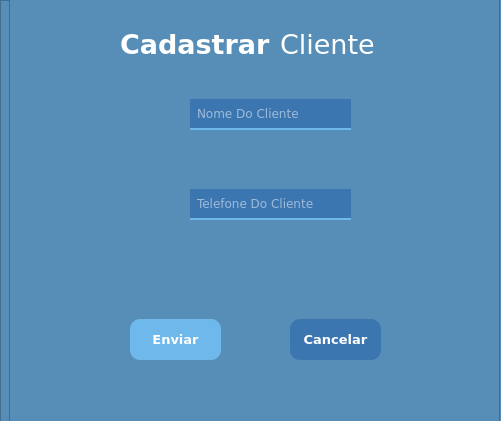
          <widget class="QFrame" name="frame_10">
           <property name="geometry">
            <rect>
             <x>0</x>
             <y>0</y>
             <width>501</width>
             <height>421</height>
            </rect>
           </property>
           <property name="frameShape">
            <enum>QFrame::StyledPanel</enum>
           </property>
           <property name="frameShadow">
            <enum>QFrame::Raised</enum>
           </property>
           <widget class="QLabel" name="label_10">
            <property name="geometry">
             <rect>
              <x>30</x>
              <y>30</y>
              <width>47</width>
              <height>13</height>
             </rect>
            </property>
            <property name="text">
             <string>Vendas</string>
            </property>
           </widget>
           <widget class="QFrame" name="frame_11">
            <property name="geometry">
             <rect>
              <x>0</x>
              <y>0</y>
              <width>501</width>
              <height>511</height>
             </rect>
            </property>
            <property name="styleSheet">
             <string notr="true">background-color: rgb(87, 142, 184);</string>
            </property>
            <property name="frameShape">
             <enum>QFrame::StyledPanel</enum>
            </property>
            <property name="frameShadow">
             <enum>QFrame::Raised</enum>
            </property>
            <widget class="QFrame" name="frame_14">
             <property name="geometry">
              <rect>
               <x>10</x>
               <y>-1</y>
               <width>500</width>
               <height>1001</height>
              </rect>
             </property>
             <property name="frameShape">
              <enum>QFrame::StyledPanel</enum>
             </property>
             <property name="frameShadow">
              <enum>QFrame::Raised</enum>
             </property>
             <widget class="QLineEdit" name="lineEdit_2">
              <property name="geometry">
               <rect>
                <x>100</x>
                <y>100</y>
                <width>141</width>
                <height>31</height>
               </rect>
              </property>
              <property name="font">
               <font>
                <family>Verdana</family>
               </font>
              </property>
              <property name="styleSheet">
               <string notr="true">QLineEdit{background-color: rgb(255, 255, 255);
padding-left:5px;
border-top: none;
border-left: none;
border-right: none;
border-bottom: 2px solid rgb(110, 184, 236);
background-color: rgb(59, 118, 177);
	color: rgb(255, 255, 255);

}

QLineEdit:focus{
	border: 2px solid rgb(110, 184, 236);
}
QLineEdit:Hover{
	border: 2px solid rgb(110, 184, 236);
}</string>
              </property>
              <property name="placeholderText">
               <string>Nome Do Produto</string>
              </property>
             </widget>
             <widget class="QLineEdit" name="lineEdit_5">
              <property name="geometry">
               <rect>
                <x>280</x>
                <y>100</y>
                <width>151</width>
                <height>31</height>
               </rect>
              </property>
              <property name="font">
               <font>
                <family>Verdana</family>
               </font>
              </property>
              <property name="styleSheet">
               <string notr="true">QLineEdit{background-color: rgb(255, 255, 255);
padding-left:5px;
border-top: none;
border-left: none;
border-right: none;
border-bottom: 2px solid rgb(110, 184, 236);
background-color: rgb(59, 118, 177);
	color: rgb(255, 255, 255);

}

QLineEdit:focus{
	border: 2px solid rgb(110, 184, 236);
}
QLineEdit:Hover{
	border: 2px solid rgb(110, 184, 236);
}</string>
              </property>
              <property name="placeholderText">
               <string>Preço</string>
              </property>
             </widget>
             <widget class="QSpinBox" name="spinBox">
              <property name="geometry">
               <rect>
                <x>290</x>
                <y>220</y>
                <width>141</width>
                <height>31</height>
               </rect>
              </property>
              <property name="styleSheet">
               <string notr="true">background-color: rgb(87, 142, 184);
color: rgb(255, 255, 255);
border: 2px solid rgb(110, 184, 236);</string>
              </property>
              <property name="wrapping">
               <bool>false</bool>
              </property>
              <property name="buttonSymbols">
               <enum>QAbstractSpinBox::UpDownArrows</enum>
              </property>
              <property name="showGroupSeparator" stdset="0">
               <bool>false</bool>
              </property>
              <property name="maximum">
               <number>1000000000</number>
              </property>
             </widget>
             <widget class="QLabel" name="label_14">
              <property name="geometry">
               <rect>
                <x>290</x>
                <y>210</y>
                <width>41</width>
                <height>16</height>
               </rect>
              </property>
              <property name="font">
               <font>
                <family>Verdana</family>
               </font>
              </property>
              <property name="styleSheet">
               <string notr="true">color: rgb(255, 255, 255);</string>
              </property>
              <property name="text">
               <string>Quant.</string>
              </property>
             </widget>
             <widget class="QPushButton" name="pushButton_20">
              <property name="geometry">
               <rect>
                <x>130</x>
                <y>360</y>
                <width>91</width>
                <height>41</height>
               </rect>
              </property>
              <property name="font">
               <font>
                <family>Verdana</family>
                <pointsize>10</pointsize>
                <weight>75</weight>
                <bold>true</bold>
               </font>
              </property>
              <property name="cursor">
               <cursorShape>PointingHandCursor</cursorShape>
              </property>
              <property name="styleSheet">
               <string notr="true">QPushButton{
	background-color: rgb(110, 184, 236);
	border: none;
	border-radius: 10px;
	color: White;
}

QPushButton:hover{
		
	background-color: rgb(59, 118, 177);
}</string>
              </property>
              <property name="text">
               <string>Enviar</string>
              </property>
             </widget>
             <widget class="QPushButton" name="pushButton_23">
              <property name="geometry">
               <rect>
                <x>290</x>
                <y>360</y>
                <width>91</width>
                <height>41</height>
               </rect>
              </property>
              <property name="font">
               <font>
                <family>Verdana</family>
                <pointsize>10</pointsize>
                <weight>75</weight>
                <bold>true</bold>
               </font>
              </property>
              <property name="cursor">
               <cursorShape>PointingHandCursor</cursorShape>
              </property>
              <property name="styleSheet">
               <string notr="true">QPushButton{
background-color: rgb(59, 118, 177);
border: none;
border-radius: 10px;
color: white;
}
QPushButton:hover{
	background-color: rgb(110, 184, 236);
}</string>
              </property>
              <property name="text">
               <string>Cancelar</string>
              </property>
             </widget>
             <widget class="QPushButton" name="pushButton_24">
              <property name="geometry">
               <rect>
                <x>20</x>
                <y>40</y>
                <width>31</width>
                <height>23</height>
               </rect>
              </property>
              <property name="cursor">
               <cursorShape>PointingHandCursor</cursorShape>
              </property>
              <property name="styleSheet">
               <string notr="true">border:none;</string>
              </property>
              <property name="text">
               <string/>
              </property>
              <property name="icon">
               <iconset>
                <normaloff>:/newPrefix/de-volta (1).png</normaloff>:/newPrefix/de-volta (1).png</iconset>
              </property>
              <property name="iconSize">
               <size>
                <width>24</width>
                <height>24</height>
               </size>
              </property>
             </widget>
             <widget class="QLabel" name="label_15">
              <property name="geometry">
               <rect>
                <x>120</x>
                <y>30</y>
                <width>151</width>
                <height>31</height>
               </rect>
              </property>
              <property name="font">
               <font>
                <family>Verdana</family>
                <pointsize>20</pointsize>
                <weight>75</weight>
                <bold>true</bold>
               </font>
              </property>
              <property name="styleSheet">
               <string notr="true">color: rgb(255, 255, 255);</string>
              </property>
              <property name="text">
               <string>Cadastrar</string>
              </property>
             </widget>
             <widget class="QLabel" name="label_16">
              <property name="geometry">
               <rect>
                <x>280</x>
                <y>30</y>
                <width>111</width>
                <height>31</height>
               </rect>
              </property>
              <property name="font">
               <font>
                <family>Verdana</family>
                <pointsize>20</pointsize>
               </font>
              </property>
              <property name="styleSheet">
               <string notr="true">color: rgb(255, 255, 255);</string>
              </property>
              <property name="text">
               <string>Produto</string>
              </property>
             </widget>
             <widget class="QComboBox" name="comboBox">
              <property name="geometry">
               <rect>
                <x>290</x>
                <y>270</y>
                <width>141</width>
                <height>31</height>
               </rect>
              </property>
              <property name="styleSheet">
               <string notr="true">background-color: rgb(87, 142, 184);
color: rgb(255, 255, 255);
border: 2px solid rgb(110, 184, 236);
padding-left:5px;</string>
              </property>
              <item>
               <property name="text">
                <string>Bebida</string>
               </property>
              </item>
              <item>
               <property name="text">
                <string>Comida</string>
               </property>
              </item>
             </widget>
             <widget class="QLabel" name="label_17">
              <property name="geometry">
               <rect>
                <x>290</x>
                <y>260</y>
                <width>51</width>
                <height>16</height>
               </rect>
              </property>
              <property name="styleSheet">
               <string notr="true">color: rgb(255, 255, 255);</string>
              </property>
              <property name="text">
               <string>Categoria</string>
              </property>
             </widget>
             <widget class="QLineEdit" name="lineEdit_6">
              <property name="geometry">
               <rect>
                <x>100</x>
                <y>180</y>
                <width>141</width>
                <height>31</height>
               </rect>
              </property>
              <property name="font">
               <font>
                <family>Verdana</family>
               </font>
              </property>
              <property name="styleSheet">
               <string notr="true">QLineEdit{background-color: rgb(255, 255, 255);
padding-left:5px;
border-top: none;
border-left: none;
border-right: none;
border-bottom: 2px solid rgb(110, 184, 236);
background-color: rgb(59, 118, 177);
	color: rgb(255, 255, 255);

}

QLineEdit:focus{
	border: 2px solid rgb(110, 184, 236);
}
QLineEdit:Hover{
	border: 2px solid rgb(110, 184, 236);
}</string>
              </property>
              <property name="placeholderText">
               <string>Peso</string>
              </property>
             </widget>
             <widget class="QComboBox" name="comboBox_2">
              <property name="geometry">
               <rect>
                <x>290</x>
                <y>180</y>
                <width>141</width>
                <height>31</height>
               </rect>
              </property>
              <property name="styleSheet">
               <string notr="true">background-color: rgb(87, 142, 184);
color: rgb(255, 255, 255);
border: 2px solid rgb(110, 184, 236);
padding-left:5px;</string>
              </property>
              <item>
               <property name="text">
                <string>Litros</string>
               </property>
              </item>
              <item>
               <property name="text">
                <string>Gramas</string>
               </property>
              </item>
              <item>
               <property name="text">
                <string>Quilos</string>
               </property>
              </item>
              <item>
               <property name="text">
                <string>Miligramas</string>
               </property>
              </item>
             </widget>
             <widget class="QLabel" name="label_18">
              <property name="geometry">
               <rect>
                <x>290</x>
                <y>170</y>
                <width>91</width>
                <height>16</height>
               </rect>
              </property>
              <property name="styleSheet">
               <string notr="true">color: rgb(255, 255, 255);</string>
              </property>
              <property name="text">
               <string>Unidade De Medida</string>
              </property>
             </widget>
             <widget class="QLineEdit" name="lineEdit_8">
              <property name="geometry">
               <rect>
                <x>100</x>
                <y>270</y>
                <width>151</width>
                <height>31</height>
               </rect>
              </property>
              <property name="font">
               <font>
                <family>Verdana</family>
               </font>
              </property>
              <property name="styleSheet">
               <string notr="true">QLineEdit{background-color: rgb(255, 255, 255);
padding-left:5px;
border-top: none;
border-left: none;
border-right: none;
border-bottom: 2px solid rgb(110, 184, 236);
background-color: rgb(59, 118, 177);
	color: rgb(255, 255, 255);

}

QLineEdit:focus{
	border: 2px solid rgb(110, 184, 236);
}
QLineEdit:Hover{
	border: 2px solid rgb(110, 184, 236);
}</string>
              </property>
              <property name="placeholderText">
               <string>Valor da Compra</string>
              </property>
             </widget>
             <widget class="QFrame" name="frame_17">
              <property name="geometry">
               <rect>
                <x>-10</x>
                <y>0</y>
                <width>500</width>
                <height>991</height>
               </rect>
              </property>
              <property name="frameShape">
               <enum>QFrame::StyledPanel</enum>
              </property>
              <property name="frameShadow">
               <enum>QFrame::Raised</enum>
              </property>
              <widget class="QLineEdit" name="lineEdit_7">
               <property name="geometry">
                <rect>
                 <x>190</x>
                 <y>100</y>
                 <width>161</width>
                 <height>31</height>
                </rect>
               </property>
               <property name="font">
                <font>
                 <family>Verdana</family>
                </font>
               </property>
               <property name="styleSheet">
                <string notr="true">QLineEdit{background-color: rgb(255, 255, 255);
padding-left:5px;
border-top: none;
border-left: none;
border-right: none;
border-bottom: 2px solid rgb(110, 184, 236);
background-color: rgb(59, 118, 177);
	color: rgb(255, 255, 255);

}

QLineEdit:focus{
	border: 2px solid rgb(110, 184, 236);
}
QLineEdit:Hover{
	border: 2px solid rgb(110, 184, 236);
}</string>
               </property>
               <property name="placeholderText">
                <string>Nome Do Cliente</string>
               </property>
              </widget>
              <widget class="QLineEdit" name="lineEdit_9">
               <property name="geometry">
                <rect>
                 <x>190</x>
                 <y>190</y>
                 <width>161</width>
                 <height>31</height>
                </rect>
               </property>
               <property name="font">
                <font>
                 <family>Verdana</family>
                </font>
               </property>
               <property name="styleSheet">
                <string notr="true">QLineEdit{background-color: rgb(255, 255, 255);
padding-left:5px;
border-top: none;
border-left: none;
border-right: none;
border-bottom: 2px solid rgb(110, 184, 236);
background-color: rgb(59, 118, 177);
	color: rgb(255, 255, 255);

}

QLineEdit:focus{
	border: 2px solid rgb(110, 184, 236);
}
QLineEdit:Hover{
	border: 2px solid rgb(110, 184, 236);
}</string>
               </property>
               <property name="placeholderText">
                <string>Telefone Do Cliente</string>
               </property>
              </widget>
              <widget class="QPushButton" name="pushButton_25">
               <property name="geometry">
                <rect>
                 <x>130</x>
                 <y>320</y>
                 <width>91</width>
                 <height>41</height>
                </rect>
               </property>
               <property name="font">
                <font>
                 <family>Verdana</family>
                 <pointsize>10</pointsize>
                 <weight>75</weight>
                 <bold>true</bold>
                </font>
               </property>
               <property name="cursor">
                <cursorShape>PointingHandCursor</cursorShape>
               </property>
               <property name="styleSheet">
                <string notr="true">QPushButton{
	background-color: rgb(110, 184, 236);
	border: none;
	border-radius: 10px;
	color: White;
}

QPushButton:hover{
		
	background-color: rgb(59, 118, 177);
}</string>
               </property>
               <property name="text">
                <string>Enviar</string>
               </property>
              </widget>
              <widget class="QPushButton" name="pushButton_26">
               <property name="geometry">
                <rect>
                 <x>290</x>
                 <y>320</y>
                 <width>91</width>
                 <height>41</height>
                </rect>
               </property>
               <property name="font">
                <font>
                 <family>Verdana</family>
                 <pointsize>10</pointsize>
                 <weight>75</weight>
                 <bold>true</bold>
                </font>
               </property>
               <property name="cursor">
                <cursorShape>PointingHandCursor</cursorShape>
               </property>
               <property name="styleSheet">
                <string notr="true">QPushButton{
background-color: rgb(59, 118, 177);
border: none;
border-radius: 10px;
color: white;
}
QPushButton:hover{
	background-color: rgb(110, 184, 236);
}</string>
               </property>
               <property name="text">
                <string>Cancelar</string>
               </property>
              </widget>
              <widget class="QPushButton" name="pushButton_27">
               <property name="geometry">
                <rect>
                 <x>20</x>
                 <y>40</y>
                 <width>31</width>
                 <height>23</height>
                </rect>
               </property>
               <property name="cursor">
                <cursorShape>PointingHandCursor</cursorShape>
               </property>
               <property name="styleSheet">
                <string notr="true">border:none;</string>
               </property>
               <property name="text">
                <string/>
               </property>
               <property name="icon">
                <iconset>
                 <normaloff>:/newPrefix/de-volta (1).png</normaloff>:/newPrefix/de-volta (1).png</iconset>
               </property>
               <property name="iconSize">
                <size>
                 <width>24</width>
                 <height>24</height>
                </size>
               </property>
              </widget>
              <widget class="QLabel" name="label_20">
               <property name="geometry">
                <rect>
                 <x>120</x>
                 <y>30</y>
                 <width>151</width>
                 <height>31</height>
                </rect>
               </property>
               <property name="font">
                <font>
                 <family>Verdana</family>
                 <pointsize>20</pointsize>
                 <weight>75</weight>
                 <bold>true</bold>
                </font>
               </property>
               <property name="styleSheet">
                <string notr="true">color: rgb(255, 255, 255);</string>
               </property>
               <property name="text">
                <string>Cadastrar</string>
               </property>
              </widget>
              <widget class="QLabel" name="label_21">
               <property name="geometry">
                <rect>
                 <x>280</x>
                 <y>30</y>
                 <width>111</width>
                 <height>31</height>
                </rect>
               </property>
               <property name="font">
                <font>
                 <family>Verdana</family>
                 <pointsize>20</pointsize>
                </font>
               </property>
               <property name="styleSheet">
                <string notr="true">color: rgb(255, 255, 255);</string>
               </property>
               <property name="text">
                <string>Cliente</string>
               </property>
              </widget>
             </widget>
            </widget>
            <widget class="QFrame" name="frame_16">
             <property name="geometry">
              <rect>
               <x>9</x>
               <y>0</y>
               <width>491</width>
               <height>441</height>
              </rect>
             </property>
             <property name="maximumSize">
              <size>
               <width>500</width>
               <height>16777215</height>
              </size>
             </property>
             <property name="styleSheet">
              <string notr="true">alternate-background-color: rgb(110, 181, 235);</string>
             </property>
             <property name="frameShape">
              <enum>QFrame::StyledPanel</enum>
             </property>
             <property name="frameShadow">
              <enum>QFrame::Raised</enum>
             </property>
             <widget class="QPushButton" name="pushButton_52">
              <property name="geometry">
               <rect>
                <x>70</x>
                <y>60</y>
                <width>91</width>
                <height>31</height>
               </rect>
              </property>
              <property name="cursor">
               <cursorShape>PointingHandCursor</cursorShape>
              </property>
              <property name="styleSheet">
               <string notr="true">
QPushButton{
background-color: rgb(110, 184, 236);
color: rgb(255, 255, 255);
border: none;
border-radius: 10px;
}
QPushButton:hover{
	
	
	background-color: rgb(55, 152, 255);
}</string>
              </property>
              <property name="text">
               <string>  Atualizar</string>
              </property>
              <property name="icon">
               <iconset>
                <normaloff>:/newPrefix/botao-atualizar.png</normaloff>:/newPrefix/botao-atualizar.png</iconset>
              </property>
             </widget>
             <widget class="QPushButton" name="pushButton_53">
              <property name="geometry">
               <rect>
                <x>210</x>
                <y>60</y>
                <width>81</width>
                <height>31</height>
               </rect>
              </property>
              <property name="cursor">
               <cursorShape>PointingHandCursor</cursorShape>
              </property>
              <property name="styleSheet">
               <string notr="true">QPushButton{
background-color: rgb(110, 184, 236);
color: rgb(255, 255, 255);
border: none;
border-radius: 10px;
}
QPushButton:hover{
	
	
	background-color: rgb(55, 152, 255);
}</string>
              </property>
              <property name="text">
               <string> Excluir</string>
              </property>
              <property name="icon">
               <iconset>
                <normaloff>:/newPrefix/excluir.png</normaloff>:/newPrefix/excluir.png</iconset>
              </property>
             </widget>
             <widget class="QLineEdit" name="lineEdit_16">
              <property name="geometry">
               <rect>
                <x>70</x>
                <y>20</y>
                <width>171</width>
                <height>31</height>
               </rect>
              </property>
              <property name="font">
               <font>
                <family>Verdana</family>
                <weight>50</weight>
                <bold>false</bold>
               </font>
              </property>
              <property name="styleSheet">
               <string notr="true">background-color: rgb(255, 255, 255);
border-radius: 10px;
padding-left:15px</string>
              </property>
              <property name="placeholderText">
               <string>Pesquisar Cliente</string>
              </property>
             </widget>
             <widget class="QPushButton" name="pushButton_54">
              <property name="geometry">
               <rect>
                <x>340</x>
                <y>60</y>
                <width>81</width>
                <height>31</height>
               </rect>
              </property>
              <property name="cursor">
               <cursorShape>PointingHandCursor</cursorShape>
              </property>
              <property name="styleSheet">
               <string notr="true">QPushButton{
background-color: rgb(110, 184, 236);
color: rgb(255, 255, 255);
border: none;
border-radius: 10px;
}
QPushButton:hover{
	
	
	background-color: rgb(55, 152, 255);
}</string>
              </property>
              <property name="text">
               <string> Adicionar</string>
              </property>
              <property name="icon">
               <iconset>
                <normaloff>:/newPrefix/botao-adicionar.png</normaloff>:/newPrefix/botao-adicionar.png</iconset>
              </property>
             </widget>
             <widget class="QFrame" name="frame_25">
              <property name="geometry">
               <rect>
                <x>49</x>
                <y>110</y>
                <width>411</width>
                <height>311</height>
               </rect>
              </property>
              <property name="styleSheet">
               <string notr="true">background-color: rgb(110, 184, 236);
border-radius: 25px;</string>
              </property>
              <property name="frameShape">
               <enum>QFrame::StyledPanel</enum>
              </property>
              <property name="frameShadow">
               <enum>QFrame::Raised</enum>
              </property>
              <widget class="QTableWidget" name="tableWidget_6">
               <property name="geometry">
                <rect>
                 <x>10</x>
                 <y>40</y>
                 <width>391</width>
                 <height>241</height>
                </rect>
               </property>
               <property name="font">
                <font>
                 <family>Verdana</family>
                </font>
               </property>
               <property name="styleSheet">
                <string notr="true">background-color: rgb(255, 255, 255);
border-radius: 1px;</string>
               </property>
               <property name="selectionBehavior">
                <enum>QAbstractItemView::SelectRows</enum>
               </property>
               <attribute name="verticalHeaderVisible">
                <bool>false</bool>
               </attribute>
               <column>
                <property name="text">
                 <string>Id</string>
                </property>
                <property name="font">
                 <font>
                  <family>Verdana</family>
                  <weight>75</weight>
                  <bold>true</bold>
                 </font>
                </property>
               </column>
               <column>
                <property name="text">
                 <string>Nome</string>
                </property>
                <property name="font">
                 <font>
                  <family>Verdana</family>
                  <weight>75</weight>
                  <bold>true</bold>
                 </font>
                </property>
               </column>
               <column>
                <property name="text">
                 <string>Telefone</string>
                </property>
                <property name="font">
                 <font>
                  <family>Verdana</family>
                  <weight>75</weight>
                  <bold>true</bold>
                 </font>
                </property>
               </column>
              </widget>
              <widget class="QLabel" name="label_29">
               <property name="geometry">
                <rect>
                 <x>30</x>
                 <y>0</y>
                 <width>141</width>
                 <height>31</height>
                </rect>
               </property>
               <property name="font">
                <font>
                 <family>Verdana</family>
                 <pointsize>17</pointsize>
                 <weight>75</weight>
                 <bold>true</bold>
                </font>
               </property>
               <property name="styleSheet">
                <string notr="true">color: rgb(255, 255, 255);</string>
               </property>
               <property name="text">
                <string>Clientes</string>
               </property>
              </widget>
             </widget>
             <widget class="QPushButton" name="pushButton_55">
              <property name="geometry">
               <rect>
                <x>220</x>
                <y>20</y>
                <width>31</width>
                <height>31</height>
               </rect>
              </property>
              <property name="cursor">
               <cursorShape>PointingHandCursor</cursorShape>
              </property>
              <property name="styleSheet">
               <string notr="true">QPushButton{
	background-color: rgb(255, 255, 255);
	border: none;
	border-top-right-radius:10px;
	border-bottom-right-radius:10px;

}
QPushButton:hover{
	background-color: rgb(73, 120, 156);
}</string>
              </property>
              <property name="text">
               <string/>
              </property>
              <property name="icon">
               <iconset>
                <normaloff>:/newPrefix/lupa (1).png</normaloff>:/newPrefix/lupa (1).png</iconset>
              </property>
             </widget>
            </widget>
            <zorder>frame_16</zorder>
            <zorder>frame_14</zorder>
           </widget>
          </widget>
